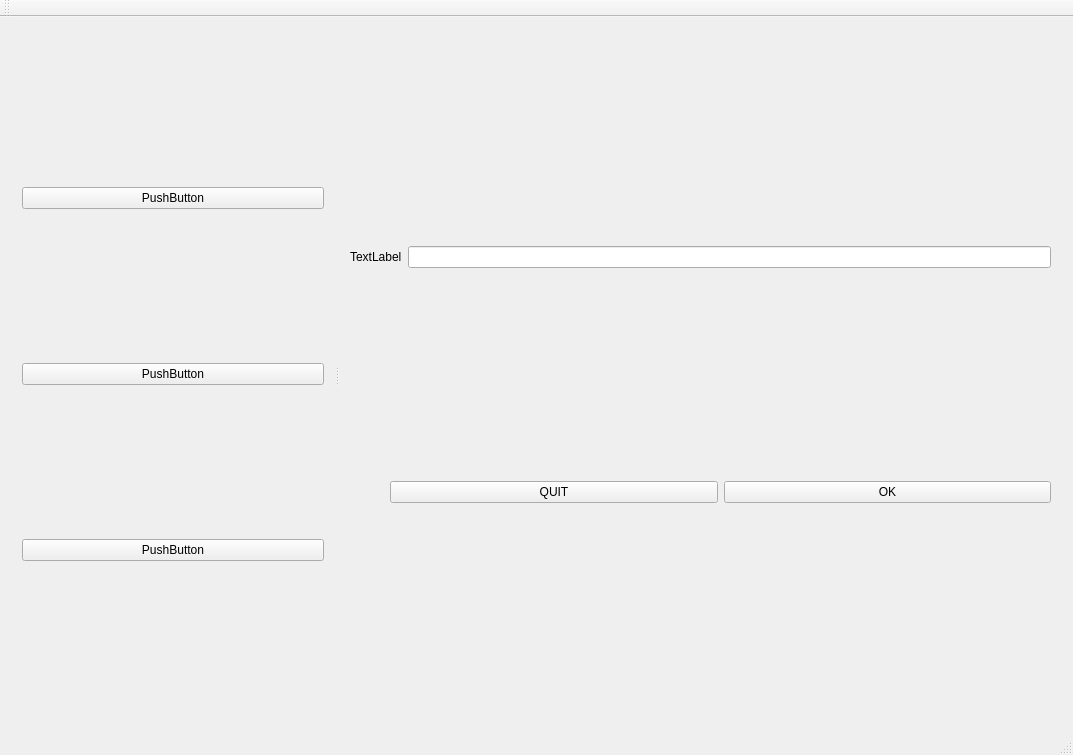
<?xml version="1.0" encoding="UTF-8"?>
<ui version="4.0">
 <class>MainWindow</class>
 <widget class="QMainWindow" name="MainWindow">
  <property name="geometry">
   <rect>
    <x>0</x>
    <y>0</y>
    <width>1073</width>
    <height>755</height>
   </rect>
  </property>
  <property name="windowTitle">
   <string>MainWindow</string>
  </property>
  <widget class="QWidget" name="centralWidget">
   <layout class="QHBoxLayout" name="horizontalLayout_3">
    <item>
     <widget class="QSplitter" name="splitter">
      <property name="orientation">
       <enum>Qt::Horizontal</enum>
      </property>
      <widget class="QWidget" name="">
       <layout class="QVBoxLayout" name="verticalLayout_2">
        <item>
         <widget class="QPushButton" name="pushButton_3">
          <property name="text">
           <string>PushButton</string>
          </property>
         </widget>
        </item>
        <item>
         <widget class="QPushButton" name="pushButton_4">
          <property name="text">
           <string>PushButton</string>
          </property>
         </widget>
        </item>
        <item>
         <widget class="QPushButton" name="pushButton_5">
          <property name="text">
           <string>PushButton</string>
          </property>
         </widget>
        </item>
       </layout>
      </widget>
      <widget class="QWidget" name="">
       <layout class="QVBoxLayout" name="verticalLayout">
        <item>
         <layout class="QHBoxLayout" name="horizontalLayout">
          <item>
           <widget class="QLabel" name="label">
            <property name="text">
             <string>TextLabel</string>
            </property>
            <property name="buddy">
             <cstring>lineEdit</cstring>
            </property>
           </widget>
          </item>
          <item>
           <widget class="QLineEdit" name="lineEdit"/>
          </item>
         </layout>
        </item>
        <item>
         <layout class="QHBoxLayout" name="horizontalLayout_2">
          <item>
           <spacer name="horizontalSpacer">
            <property name="orientation">
             <enum>Qt::Horizontal</enum>
            </property>
            <property name="sizeType">
             <enum>QSizePolicy::Preferred</enum>
            </property>
            <property name="sizeHint" stdset="0">
             <size>
              <width>40</width>
              <height>20</height>
             </size>
            </property>
           </spacer>
          </item>
          <item>
           <widget class="QPushButton" name="pushButton_2">
            <property name="text">
             <string>QUIT</string>
            </property>
           </widget>
          </item>
          <item>
           <widget class="QPushButton" name="pushButton">
            <property name="text">
             <string>OK</string>
            </property>
           </widget>
          </item>
         </layout>
        </item>
       </layout>
      </widget>
     </widget>
    </item>
   </layout>
  </widget>
  <widget class="QMenuBar" name="menuBar">
   <property name="geometry">
    <rect>
     <x>0</x>
     <y>0</y>
     <width>1073</width>
     <height>26</height>
    </rect>
   </property>
  </widget>
  <widget class="QToolBar" name="mainToolBar">
   <attribute name="toolBarArea">
    <enum>TopToolBarArea</enum>
   </attribute>
   <attribute name="toolBarBreak">
    <bool>false</bool>
   </attribute>
  </widget>
  <widget class="QStatusBar" name="statusBar"/>
 </widget>
 <layoutdefault spacing="6" margin="11"/>
 <tabstops>
  <tabstop>pushButton_4</tabstop>
  <tabstop>pushButton</tabstop>
  <tabstop>pushButton_2</tabstop>
  <tabstop>pushButton_3</tabstop>
  <tabstop>lineEdit</tabstop>
  <tabstop>pushButton_5</tabstop>
 </tabstops>
 <resources/>
 <connections/>
</ui>
